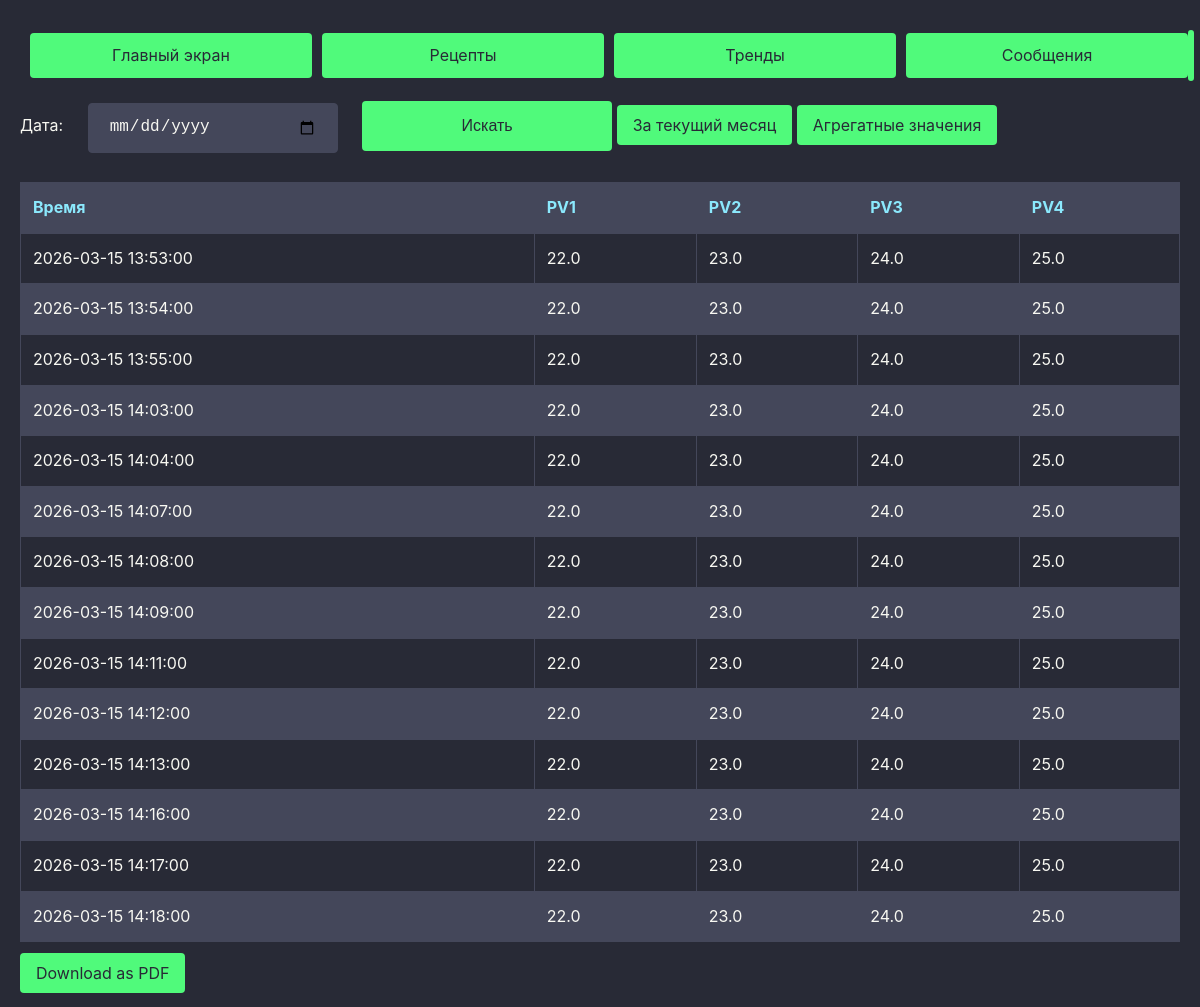
The app's page /trends/, older data.
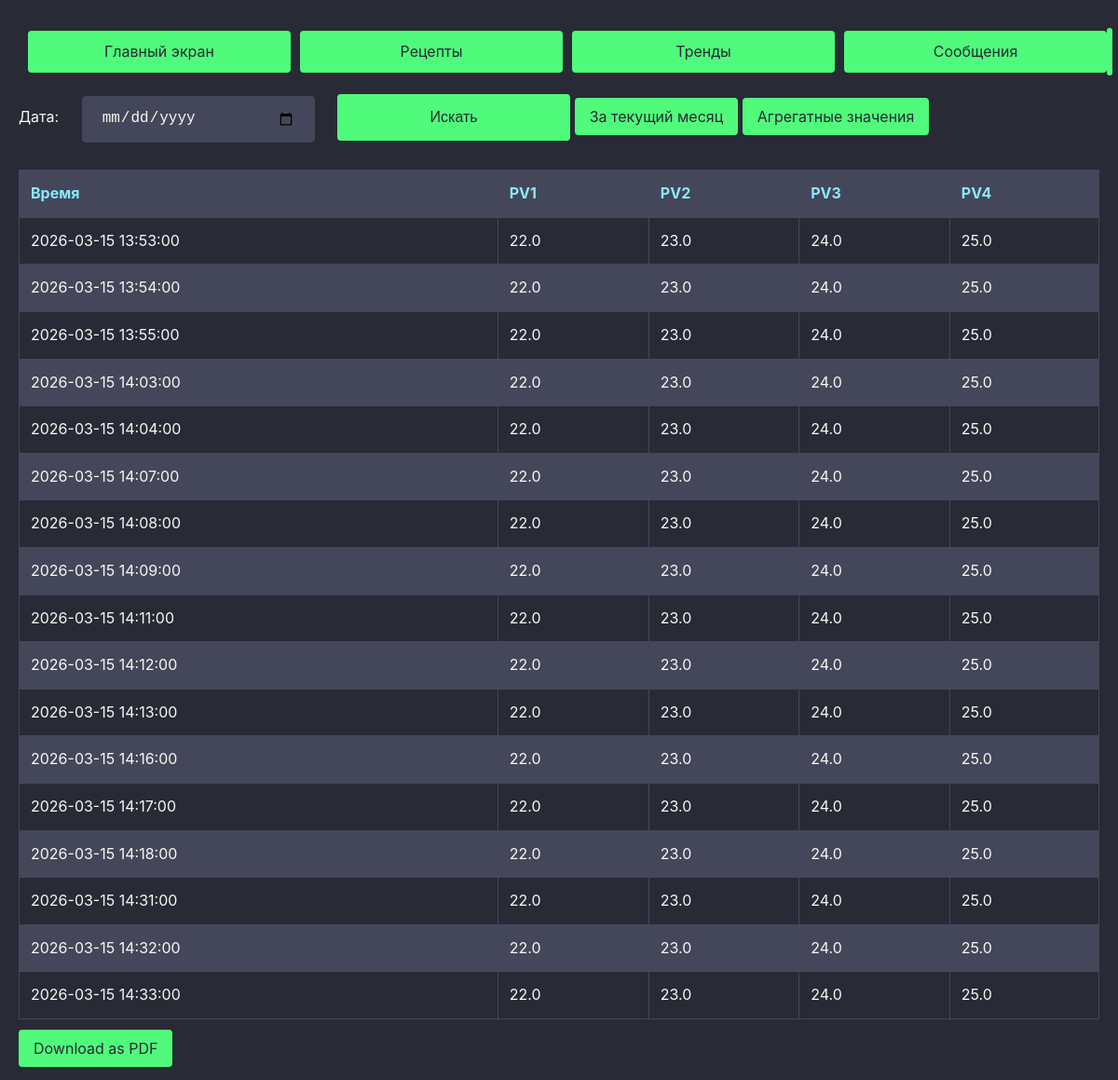
The same page, newer data.
### vars/models.py (models this page shows, shortened)
class Trends(models.Model):
    id_var = models.IntegerField(null=True, blank=True)
    value = models.FloatField()
    timestamp = models.DateTimeField()
    class Meta:
        indexes = [
            models.Index(fields=['timestamp']),
            models.Index(fields=['id_var']),
        ]

### vars/views.py (the view)
# urls.py: path('trends/', views.trends, name='trends'),
def trends(request):
    date_str = request.GET.get('start_date')
    trends = convert_buffer(Trends.objects.all())
    buffer = []
    for trend in trends:
        buffer.append(trend)
    if date_str:
        try:
            date_time = datetime.strptime(date_str, '%Y-%m-%d').date()
            trends = convert_buffer(Trends.objects.filter(
                timestamp__date=date_time))
        except ValueError:
            pass
    else:
        try:
            now = timezone.now()
            trends = convert_buffer(Trends.objects.filter(
                timestamp__month=now.month, timestamp__year=now.year))
        except ValueError:
            pass
    context = {
        'trends': trends,
        'selected_date': date_str,
        'has_data': len(trends) > 0  # флаг наличия данных
    }
    template = loader.get_template('vars/trends.html')
    return HttpResponse(template.render(context, request))

### vars/convert.py (called while the page is built)
def get_bucket(dt):
    return dt.replace(second=0, microsecond=0)  # группировка по минутам

### vars/templates/vars/trends.html (shortened to what this page needs)
{% extends "base.html" %}
{% load static %}
{% block content %}
<link rel="stylesheet" href="{% static 'vars/css/dracula.css' %}">
<form method="get" action="{% url 'trends' %}">
    <label for="start_date">Дата:</label>
    <input type="date" class="btn" name="start_date" value="{{ request.GET.start_date }}">
    <button type="submit" class="input">Искать</button>
    <a href="{% url 'trends_month' %}" class="btn btn-secondary">За текущий месяц</a>
    <a href="{% url 'trends_month_aggregate' %}?start_date={{ request.GET.start_date }}" class="btn btn-secondary">Агрегатные значения</a>
</form>
    {% if has_data %}
        <table class="trends-table">
        <thead>
            <tr>
            <th>Время</th>
            <th>PV1</th>
            <th>PV2</th>
            <th>PV3</th>
            <th>PV4</th>
            </tr>
        </thead>
        <tbody>
            {% for trend in trends %}
            <tr>
            <td>{{ trend.0 }}</td>
            <td>{{ trend.1 }}</td>
            <td>{{ trend.2 }}</td>
            <td>{{ trend.3 }}</td>
            <td>{{ trend.4 }}</td>
            </tr>
            {% endfor %}
        </tbody>
        </table>
        <a
            class="btn btn-primary"
            href="{% url 'trends_pdf' %}?start_date={{ selected_date }}"
            target="_blank"
        >
            Download as PDF
        </a>
    {% else %}
        <div class="no-data">
            <p>Нет данный за выбранный период</p>
        </div>
    {% endif %}
{% endblock %}

### vars/templates/base.html (shortened to what this page needs)
{% load static %}
<!DOCTYPE html>
<html>
    <head>
        <link rel="stylesheet" href="{%static 'vars/css/dracula.css' %}">
    </head>
    <body>
        <div class="header-container">
            <div class="button-group">
                <a href="{% url 'realtime' %}" class="link">Главный экран</a>
                <a href="{% url 'recipe_list' %}" class="link">Рецепты</a>
                <a href="{% url 'trends' %}" class="link">Тренды</a>
                <a href="{% url 'message' %}" class="link">Сообщения</a>
            </div>
            <div class="user-info">
            </div>
        </div>
        <div id="content">
            {% block content %} {% endblock %}
        </div>
    </body>
</html>

### vars/static/vars/css/dracula.css (style rules this page uses)
:root { --dracula-background: #282a36; --dracula-current-line: #44475a; --dracula-selection: #44475a; --dracula-foreground: #f8f8f2; --dracula-comment: #6272a4; --dracula-cyan: #8be9fd; --dracula-green: #50fa7b; --dracula-orange: #ffb86c; --dracula-pink: #ff79c6; --dracula-purple: #bd93f9; --dracula-red: #ff5555; --dracula-yellow: #f1fa8c; --table_width: 600px; }
body { background-color: var(--dracula-background); color: var(--dracula-foreground); font-family: -apple-system, BlinkMacSystemFont, "Segoe UI", Roboto, "Helvetica Neue", Arial, "Noto Sans", sans-serif; margin: 0; padding: 20px; line-height: 1.6; }
a { color: var(--dracula-cyan); text-decoration: none; transition: color 0.3s; }
button, a.btn, a.btn_show, a.btn_edit { background-color: var(--dracula-green); color: var(--dracula-background); border: none; padding: 10px 16px; border-radius: 4px; cursor: pointer; font-size: 1rem; transition: background-color 0.3s, transform 0.1s; width: 250px; height: 50px; }
label { flex-shrink: 0; margin-bottom: 0; }
input[type="date"], button { margin-top: 10px; margin-left: 20px; height: 50px; padding: 12px 20px; font-size: 1rem; line-height: 1.2; }
a.link { text-align: center; background-color: var(--dracula-green); color: var(--dracula-background); border: none; padding: 10px 16px; border-radius: 4px; cursor: pointer; font-size: 1rem; transition: background-color 0.3s, transform 0.1s; width: 250px; }
input { background-color: var(--dracula-current-line); color: var(--dracula-foreground); border: 1px solid var(--dracula-selection); padding: 10px; border-radius: 4px; width: 250px; height: 50px; box-sizing: border-box; font-size: 1rem; margin-bottom: 10px; transition: border-color 0.3s; }
table { width: 100%; border-collapse: collapse; margin: 1.2em 0; }
table th, table td { border: 1px solid var(--dracula-selection); padding: 12px; text-align: left; }
table th { background-color: var(--dracula-current-line); color: var(--dracula-cyan); }
table tr:nth-child(even) { background-color: var(--dracula-selection); }
.button-group { display: flex; gap: 10px; }
.header-container { display: flex; justify-content: space-between; align-items: center; padding: 10px; }
.user-info { font-size: 14px; width: 250px; text-align: center; border-radius: 4px; font-size: 1rem; transition: background-color 0.3s, transform 0.1s; width: 250px; height: 45px; border-width:medium; border-color:var(--dracula-green); border-style:solid; }

Row changes from the older to the newer data that the page shows:
added Trends: value "22.0"
added Trends: value "23.0"
added Trends: value "24.0"
added Trends: value "25.0"
added Trends: value "22.0"
added Trends: value "23.0"
added Trends: value "24.0"
added Trends: value "25.0"
added Trends: value "22.0"
added Trends: value "23.0"
added Trends: value "24.0"
added Trends: value "25.0"
Text that changed along with them:
new list line: "2026-03-15 14:31:00"
new list line: "2026-03-15 14:32:00"
new list line: "2026-03-15 14:33:00"
